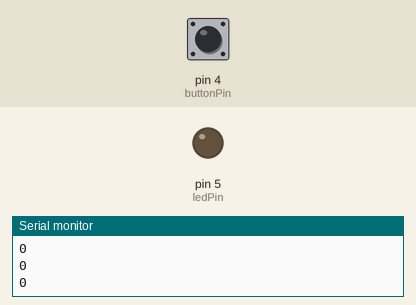
Bench run of a sketch on a simulated Arduino Uno, built with avr-gcc and run on an emulated ATmega328P. On the bench: output pins drawn as LEDs (lit = HIGH), the last lines printed to the serial monitor. The test bench sets the inputs (shaded band); at power-on: pin 4 (buttonPin) LOW.

Above: at 2.8 s.
2.9 s: pin 4 (buttonPin) pulled HIGH for 1.2 s
At 4.3 s:
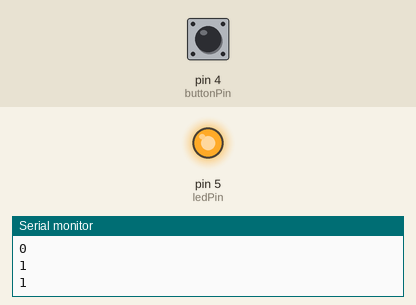
6.5 s: pin 4 (buttonPin) pulled HIGH for 3.2 s
At 10.8 s:
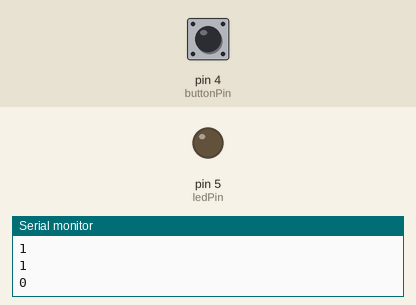
Timing chart, 0 to 12.3 s (numbered marks = the images above; inputs shaded):
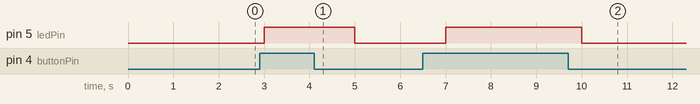

Measured:
- after the input at 2.9 s, pin 5 (ledPin): LOW → HIGH after 0.10 s, → LOW 2.0 s later
- after the input at 6.5 s, pin 5 (ledPin): LOW → HIGH after 0.50 s, → LOW 3.0 s later

The sketch:

TesSerial.ino
```cpp
// Complete Instructions: https://RandomNerdTutorials.com/esp8266-nodemcu-digital-inputs-outputs-arduino/

// set pin numbers
const int buttonPin = 4;     // the number of the pushbutton pin
const int ledPin =  5;       // the number of the LED pin

// variable for storing the pushbutton status
int buttonState = 0;

void setup() {
  // initialize the pushbutton pin as an input
  pinMode(buttonPin, INPUT);
  // initialize the LED pin as an output
  pinMode(ledPin, OUTPUT);
  Serial.begin(9600);
}

void loop() {
  // read the state of the pushbutton value
  buttonState = digitalRead(buttonPin);
//  Serial.println(buttonState);
  // check if the pushbutton is pressed.
  // if it is, the buttonState is HIGH
  if (buttonState == HIGH) {
    // turn LED on
    digitalWrite(ledPin, HIGH);
    Serial.println("1");
  } else {
    // turn LED off
    digitalWrite(ledPin, LOW);
    Serial.println("0");
  }
  delay(1000);
}
```
